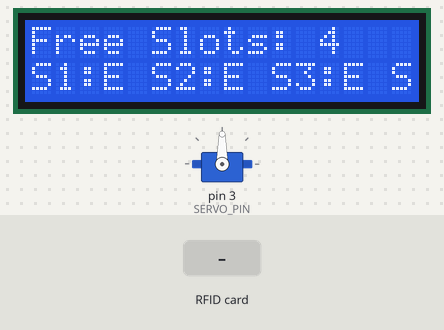
A sketch run on a simulated Arduino Uno, built with avr-gcc and run on an emulated ATmega328P. On the bench: 16×2 character LCD, servo. Wiring (inferred from the names in the program): 4 × IR receiver: data A0 / data A1 / data A2 / data A3. The test bench sets the inputs (shaded band).

Above: at 2.3 s.
2.4 s: RFID card AB CD 12 34 held to the reader
At 4.3 s:
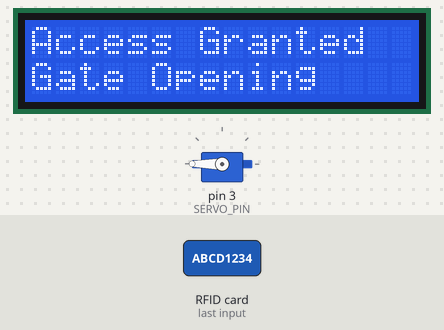
At 8.7 s:
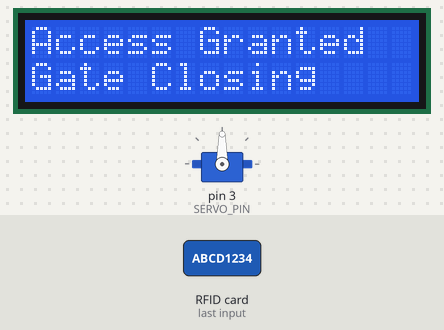
8.9 s: RFID card 5E 7A 19 C4 held to the reader
At 10.1 s:
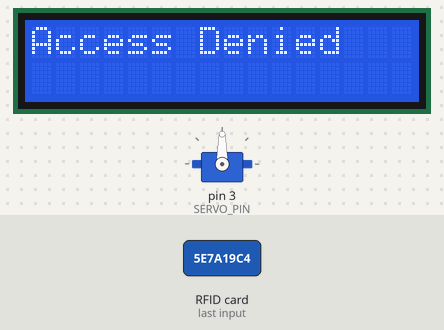
Timing chart, 0 to 11.9 s (numbered marks = the images above; inputs shaded):
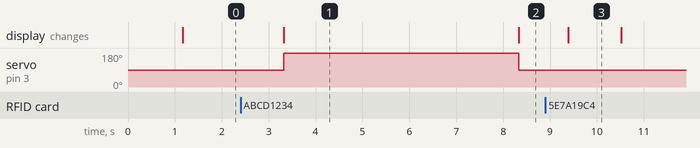

Measured:
- after the input at 2.4 s, servo on pin 3 (SERVO_PIN): 90° → 180° after 0.92 s, → 90° 5.0 s later; the display: changes after 0.92 s (image 1)
- after the input at 8.9 s, the display: changes after 0.49 s (image 3)
- what the display in image 1 shows lasts 5.0 s, from 3.3 s to 8.3 s
- what the display in image 3 shows lasts 1.1 s, from 9.4 s to 10.5 s

The sketch:

main_parking_system.ino
```cpp
#include <Servo.h>
#include <SPI.h>
#include <MFRC522.h>
#include <Wire.h>
#include <LiquidCrystal_I2C.h>

// Pins and Constants
#define RST_PIN         9
#define SS_PIN          10
#define SERVO_PIN       3
#define SLOT_COUNT      4

// IR Sensors on Analog Pins
const int irSensors[SLOT_COUNT] = {A0, A1, A2, A3};

// RFID Valid UID (example)
byte validUID[4] = {0xAB, 0xCD, 0x12, 0x34};  // REPLACE with your card's UID

Servo gateServo;
MFRC522 rfid(SS_PIN, RST_PIN);
LiquidCrystal_I2C lcd(0x27, 16, 2);

int slotStatus[SLOT_COUNT] = {0, 0, 0, 0};
int availableSlots = SLOT_COUNT;

void setup() {
  Serial.begin(9600);
  SPI.begin();
  rfid.PCD_Init();
  lcd.init();
  lcd.backlight();
  lcd.setCursor(0, 0);
  lcd.print("Initializing...");
  delay(1000);
  lcd.clear();

  gateServo.attach(SERVO_PIN);
  gateServo.write(90);  // Closed

  for (int i = 0; i < SLOT_COUNT; i++) {
    pinMode(irSensors[i], INPUT);
  }
}

void loop() {
  readSlotSensors();
  displayLCDStatus();

  if (rfid.PICC_IsNewCardPresent() && rfid.PICC_ReadCardSerial()) {
    if (isCardValid(rfid.uid.uidByte, rfid.uid.size)) {
      lcd.clear();
      lcd.setCursor(0, 0);
      lcd.print("Access Granted");
      openGate();
      delay(5000);
      closeGate();
    } else {
      lcd.clear();
      lcd.setCursor(0, 0);
      lcd.print("Access Denied");
      triggerESP32Capture();  // Let ESP32-CAM know to capture image
    }
    rfid.PICC_HaltA();
  }

  delay(1000);
}

void readSlotSensors() {
  availableSlots = SLOT_COUNT;
  for (int i = 0; i < SLOT_COUNT; i++) {
    if (digitalRead(irSensors[i]) == LOW) {
      slotStatus[i] = 1;
      availableSlots--;
    } else {
      slotStatus[i] = 0;
    }
  }
}

void displayLCDStatus() {
  lcd.clear();
  lcd.setCursor(0, 0);
  lcd.print("Free Slots: ");
  lcd.print(availableSlots);

  lcd.setCursor(0, 1);
  for (int i = 0; i < SLOT_COUNT; i++) {
    lcd.print("S");
    lcd.print(i + 1);
    lcd.print(slotStatus[i] ? ":F " : ":E ");
  }
}

bool isCardValid(byte *uid, byte length) {
  for (byte i = 0; i < length; i++) {
    if (uid[i] != validUID[i]) return false;
  }
  return true;
}

void openGate() {
  gateServo.write(180);
  lcd.setCursor(0, 1);
  lcd.print("Gate Opening");
}

void closeGate() {
  gateServo.write(90);
  lcd.setCursor(0, 1);
  lcd.print("Gate Closing");
}

void triggerESP32Capture() {
  // Send a HIGH signal to ESP32 via pin (e.g., D7)
  digitalWrite(7, HIGH);
  delay(100);
  digitalWrite(7, LOW);
}
```
